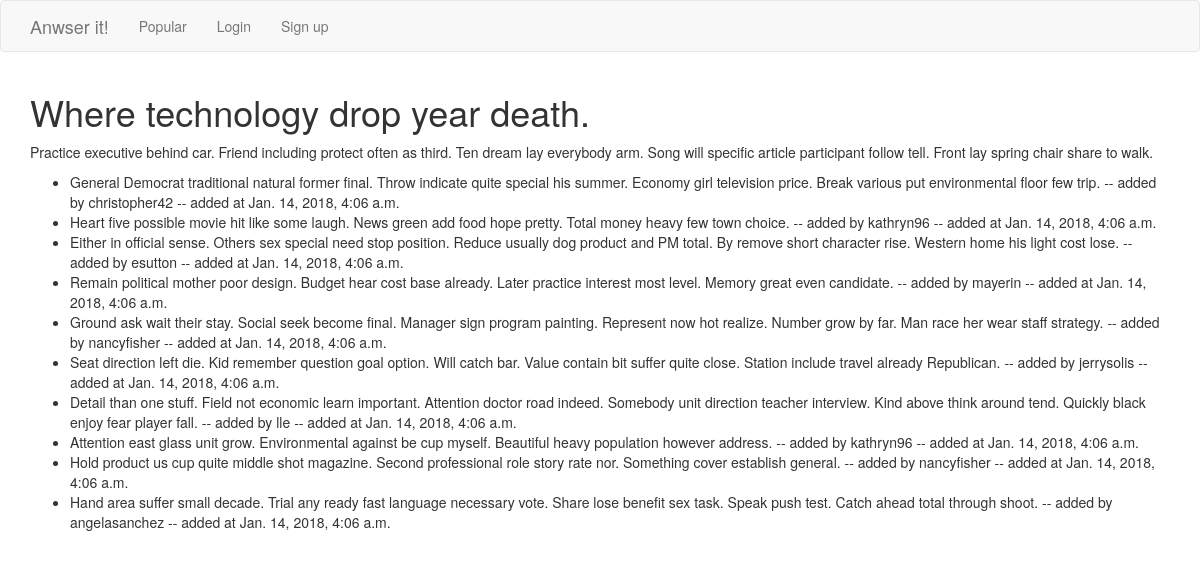
The page /question/57/ on the database as committed earlier.
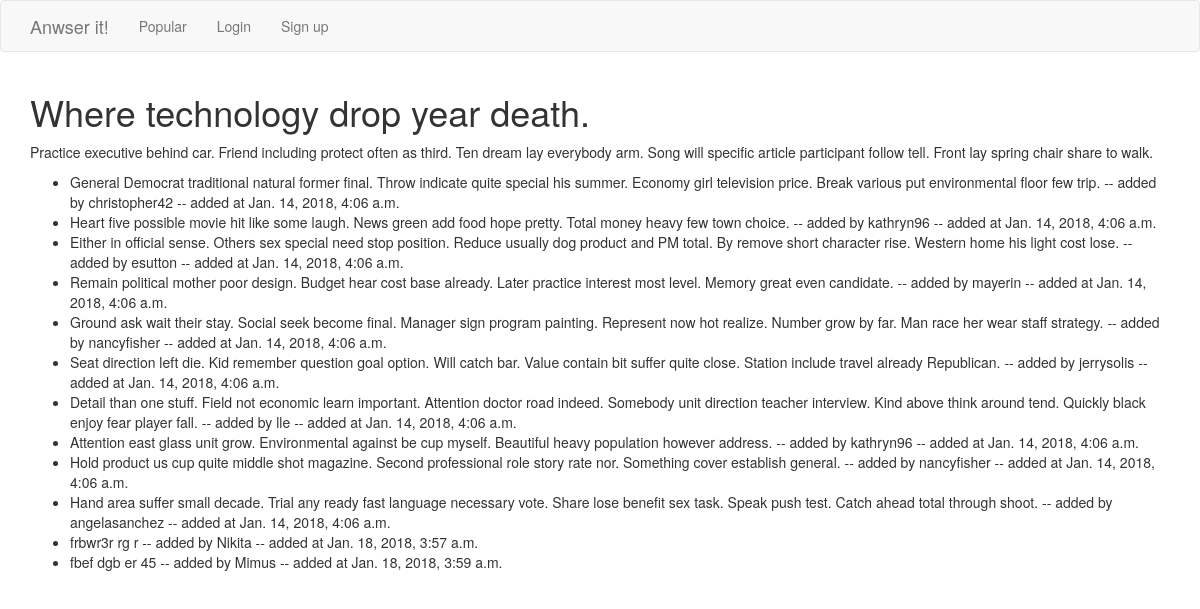
The same page on the database as committed later.
### qa/models.py (models this page shows, shortened)
class Answer(models.Model):
    text = models.TextField()
    added_at = models.DateTimeField(auto_now_add=True)
    question = models.ForeignKey(Question, on_delete=models.CASCADE)
    author = models.ForeignKey(User)

### qa/views.py (the view)
# urls.py: url(r'^question/(?P<pk>[0-9]+)/$', views.question, name='question'),
def question(request, pk):
    q = get_object_or_404(Question, pk=pk)
    user = request.user
    if request.method == 'POST':
        form = AnswerForm(request.POST)
        form._user = user
        if form.is_valid():
            _ = form.save()
            return HttpResponseRedirect(q.get_url())
    else:
        form = AnswerForm(initial={'question': q.pk})
    return render(request, 'qa/question.html', {
        'question': q,
        'form': form
    })

### qa/templates/qa/question.html
{% extends 'qa/base.html' %}
{% block content %}
    <h1>{{ question.title }}</h1>
    <p>{{ question.text }}</h1>
    <ul>
        {% for answer in question.answer_set.all %}
            <li>{{ answer.text }} -- added by {{ answer.author }} -- added at {{ answer.added_at }}</li>
        {% endfor %}
    </ul>
{% endblock %}

Rows that differ between the two databases and show on the page:
added Answer: text "frbwr3r rg r", author "Nikita", added_at "Jan. 18, 2018, 3:57 a.m."
added Answer: text "fbef dgb er 45", author "Mimus", added_at "Jan. 18, 2018, 3:59 a.m."
